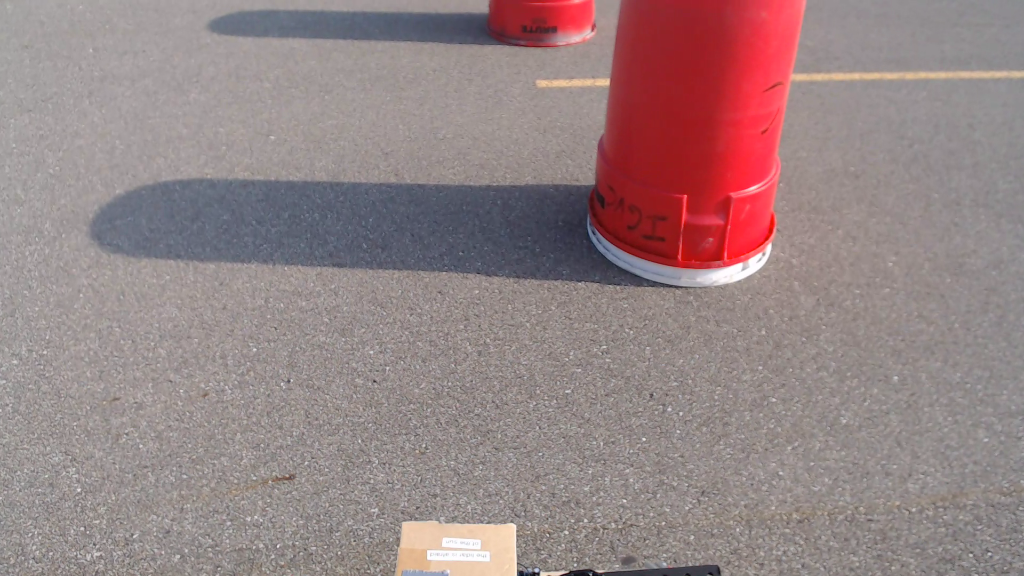
#> input picture vision/test0.png, 1024 x 576 px, given in place of test3.mp4, which was not available
$ python vision.py
#> lines starting #> are read from the running program, lines starting #| are printed output that depends on the picture; after the words box and inside, x2 and y2 are one past the last pixel; in counts of white or black regions, pixels touching at a corner belong together; pictures that were not available may be replaced by others from this repository, and a replacement may not be noted
#Vision.py
import cv2
import numpy as np


def process_frame(img):
    old = img

    img = cv2.GaussianBlur(img, (7,7), 0)
    img = cv2.GaussianBlur(img, (7,7), 0)
    blank_mask = np.zeros(img.shape, dtype=np.uint8)
    hsv = cv2.cvtColor(img, cv2.COLOR_BGR2HSV)

    #remove shadow
    lower = np.array([60, 0, 0])
    upper = np.array([128, 255, 125])
    smask = cv2.inRange(hsv, lower, upper)

    #ramp mask subtract
    # create a lower bound for a pixel value
    # create an upper bound for a pixel values
    lower = np.array([23, 0, 0])
    upper = np.array([158, 41, 249])
    rmask = cv2.inRange(hsv, lower, upper)

    # subtraction mask that removes the lip and shadow around the ramp
    lower = np.array([0, 0, 0])
    upper = np.array([0, 255, 255])
    umask = cv2.inRange(hsv, lower, upper)

    #lmask additive
    # create a lower bound for a pixel value
    # create an upper bound for a pixel values
    # detects all white pixels wihin the range specified earlier
    lower = np.array([0, 0, 207])
    upper = np.array([255, 82, 255])
    lmask = cv2.inRange(hsv, lower, upper)
    #redmask addititve
    lower = np.array([0, 127, 0])
    upper = np.array([179, 255, 255])
    redmask = cv2.inRange(hsv, lower, upper)


    #gmask = gmask1 - gmask2
    #smask = 255 - smask
    lower = np.array([0, 127, 0])
    upper = np.array([0, 255, 255])
    mask = cv2.inRange(hsv, lower, upper)

    mask = lmask - rmask - umask - smask + redmask
    #smask = cv2.medianBlur(mask, 7)
    return mask


                                # press q to quit
def crop(img):
    crop = img[0:460,0:960 ]
    return crop
    #out.release()
cam = cv2.VideoCapture('test3.mp4')
ret, img = cam.read()
#> img is the input picture: shape (576, 1024, 3); mean B, G, R 132.6, 131.9, 150.9
count = 0
while ret:
    ret, img = cam.read()
    if not ret:
            break
    img = cv2.resize(img, (960, 540))
#> img: shape (540, 960, 3)
    img = crop(img)
#> in crop, `crop = img[0:460,0:960 ]`:
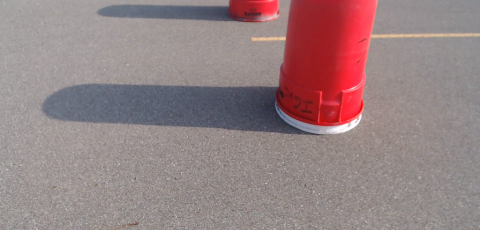
#> crop: shape (460, 960, 3) (shown at 1/2 size); mean B, G, R 131.4, 129.9, 150.7
    img = cv2.resize(img, (960, 540))
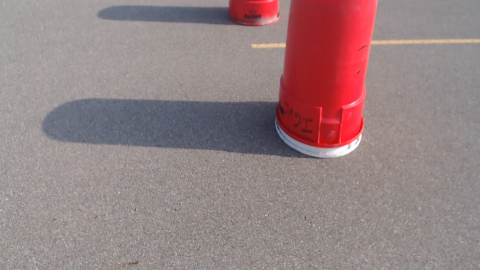
#> img: shape (540, 960, 3) (shown at 1/2 size); mean B, G, R 131.3, 129.8, 150.6
    cv2.imwrite(f"./in/f{count:04}.png", img)
    count = count + 1
    cv2.imshow('before',img)
    img2 = process_frame(img)
#> in process_frame, `smask = cv2.inRange(hsv, lower, upper)`:
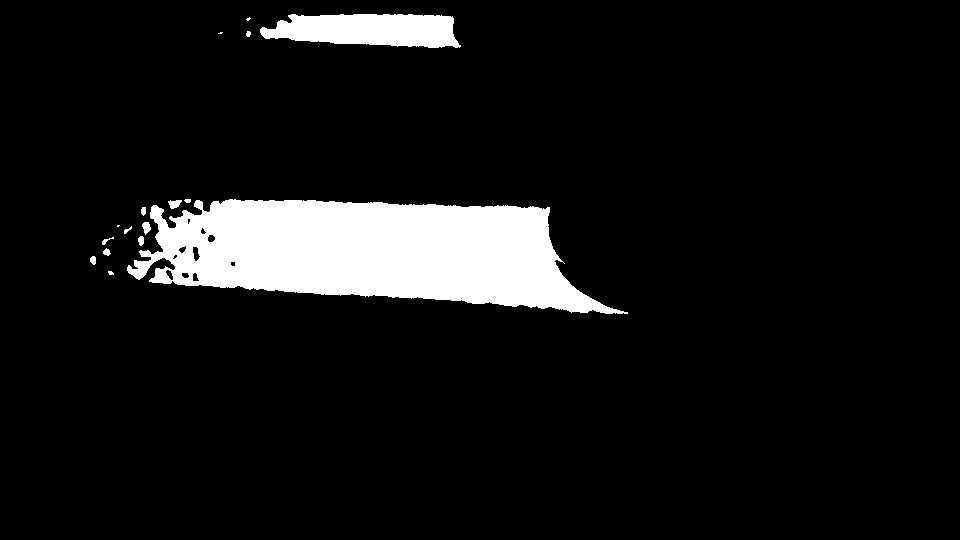
#> smask: shape (540, 960); 8.3% white; 16 white regions (4 under 20 px), largest, box (x1, y1, x2, y2) and area: (127, 199, 628, 314) 37242, (260, 14, 461, 48) 5263, (168, 200, 182, 209) 84
#> in process_frame, `rmask = cv2.inRange(hsv, lower, upper)`:
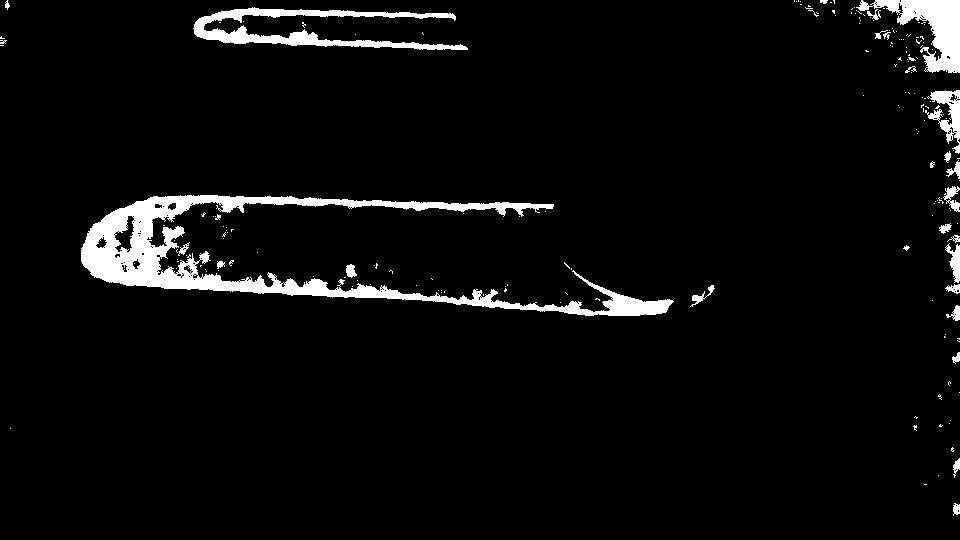
#> rmask: shape (540, 960); 4.7% white; 194 white regions (166 under 20 px), largest, box (x1, y1, x2, y2) and area: (81, 195, 674, 316) 14355, (193, 7, 468, 50) 3728, (856, 0, 960, 73) 3047
#> in process_frame, `umask = cv2.inRange(hsv, lower, upper)`:
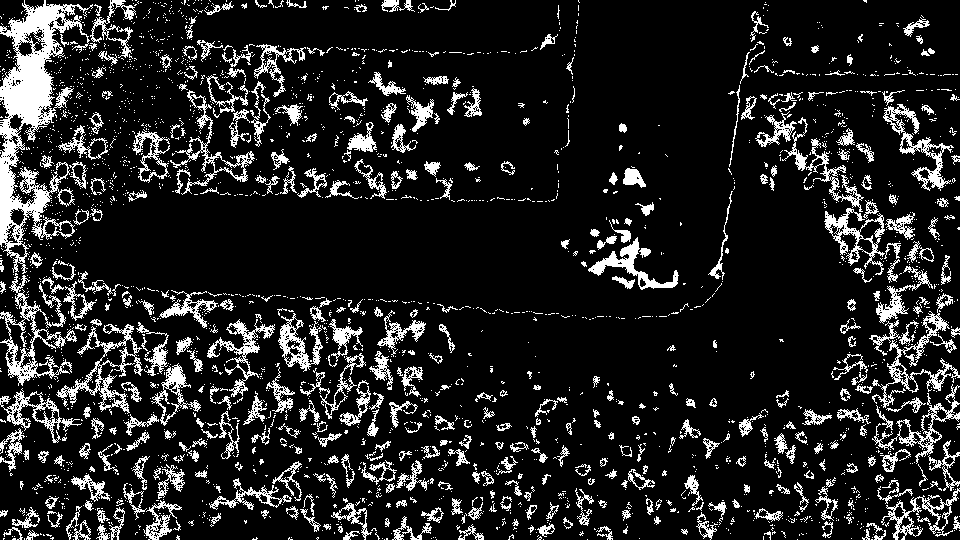
#> umask: shape (540, 960); 13.6% white in thin lines or dots
#> in process_frame, `redmask = cv2.inRange(hsv, lower, upper)`:
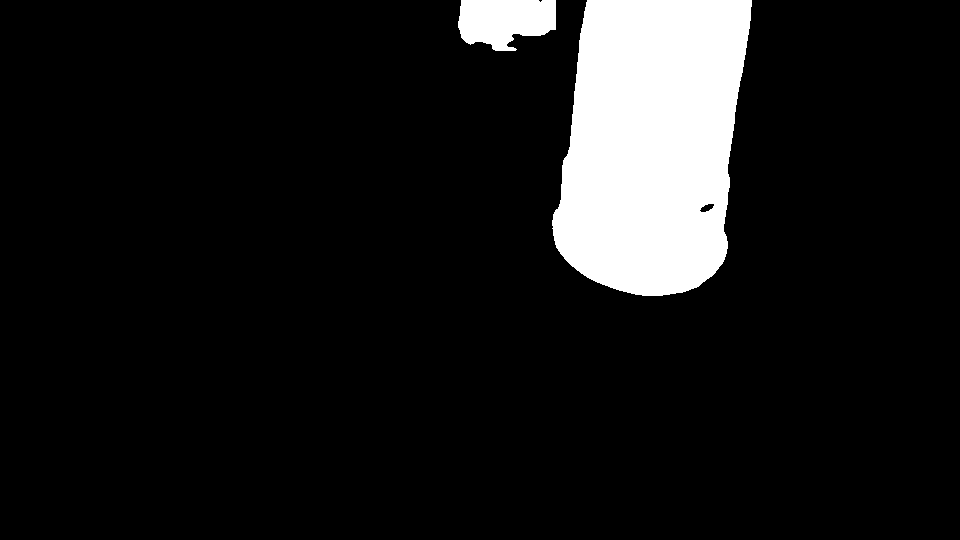
#> redmask: shape (540, 960); 9.9% white; 2 white regions, box (x1, y1, x2, y2) and area: (552, 0, 752, 296) 47285, (458, 0, 556, 51) 3894
#> in process_frame, `mask = cv2.inRange(hsv, lower, upper)`:
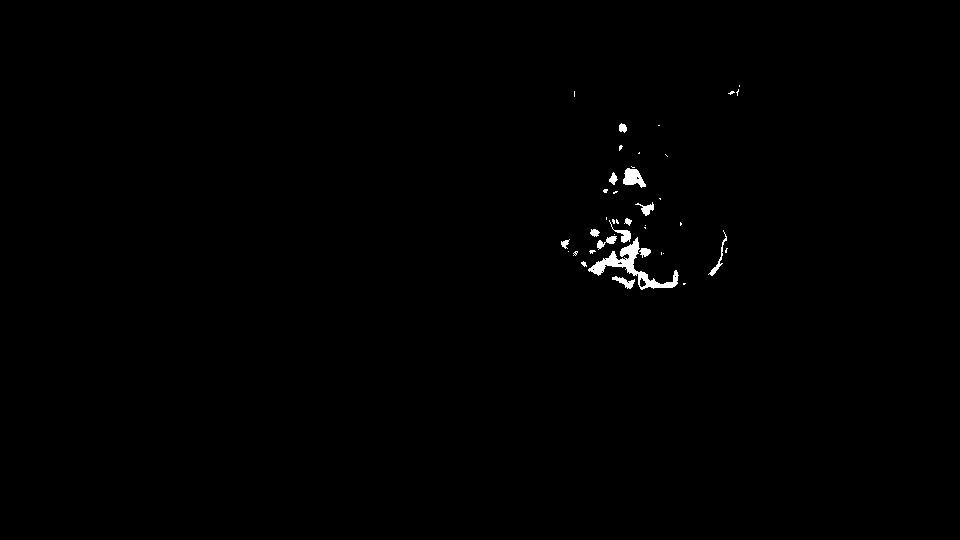
#> mask: shape (540, 960); 0.48% white; 40 white regions (26 under 20 px), largest, box (x1, y1, x2, y2) and area: (588, 237, 679, 290) 1075, (623, 168, 646, 188) 281, (609, 220, 631, 243) 133
    cv2.imshow("final",img2)
    cv2.imwrite(f"./out/f{count:04}.png", img2)
    if cv2.waitKey(1) & 0xFF == ord('q'): # btw, you need to click the screen first. And then
#> (key q is pressed here)
        break
cam.release()
cv2.waitKey(0)
cv2.destroyAllWindows()

$ run again, on vision/test1.png
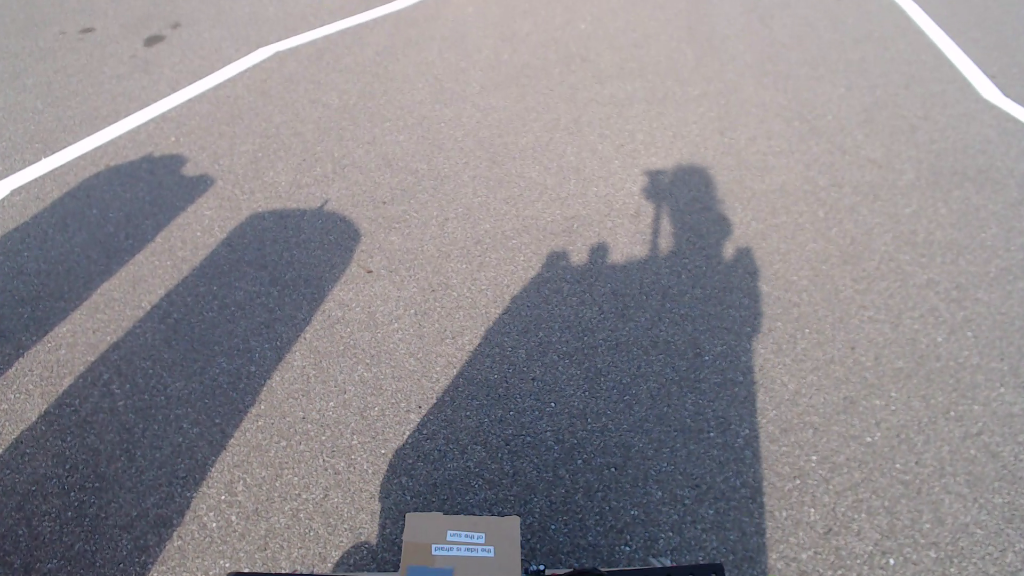
#> input picture vision/test1.png, 1024 x 576 px, given in place of test3.mp4, which was not available
#> img is the input picture: shape (576, 1024, 3); mean B, G, R 142.6, 137.8, 141.3
#> hsv: shape (540, 960, 3); mean H, S, V 64.8, 25.6, 153.9
#> in process_frame, `smask = cv2.inRange(hsv, lower, upper)`:
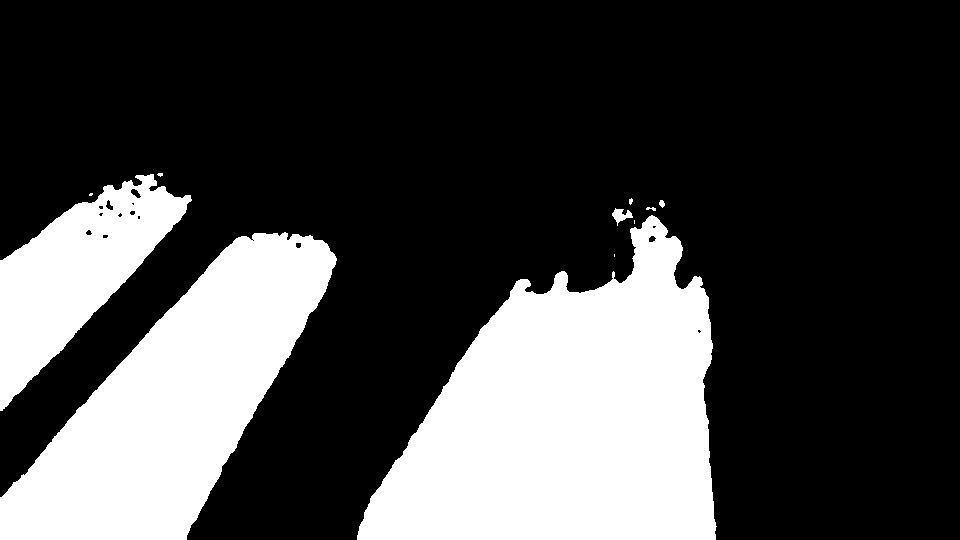
#> smask: shape (540, 960); 28% white; 11 white regions (4 under 20 px), largest, box (x1, y1, x2, y2) and area: (357, 215, 717, 540) 74349, (0, 232, 337, 540) 50515, (0, 174, 192, 411) 19764
#> rmask: shape (540, 960); 6.5% white; 236 white regions (182 under 20 px), largest, box (x1, y1, x2, y2) and area: (356, 180, 721, 540) 10702, (0, 221, 340, 540) 7584, (0, 168, 203, 418) 4447
#> umask: shape (540, 960); 13% white in thin lines or dots
#> in process_frame, `lmask = cv2.inRange(hsv, lower, upper)`:
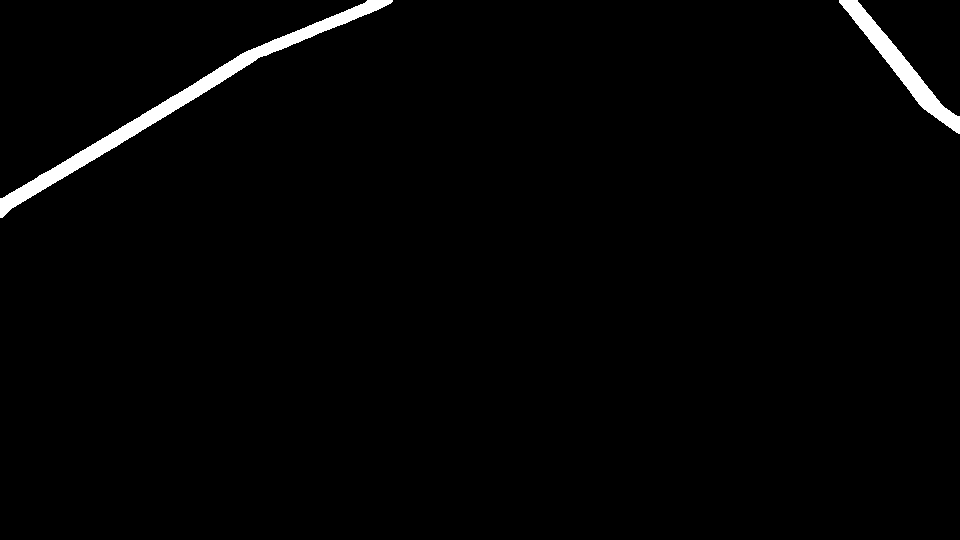
#> lmask: shape (540, 960); 1.6% white; 2 white regions, box (x1, y1, x2, y2) and area: (0, 0, 393, 218) 5749, (839, 0, 960, 134) 2737
#> redmask: shape (540, 960); every value is 0

$ run again, on vision/test2.png
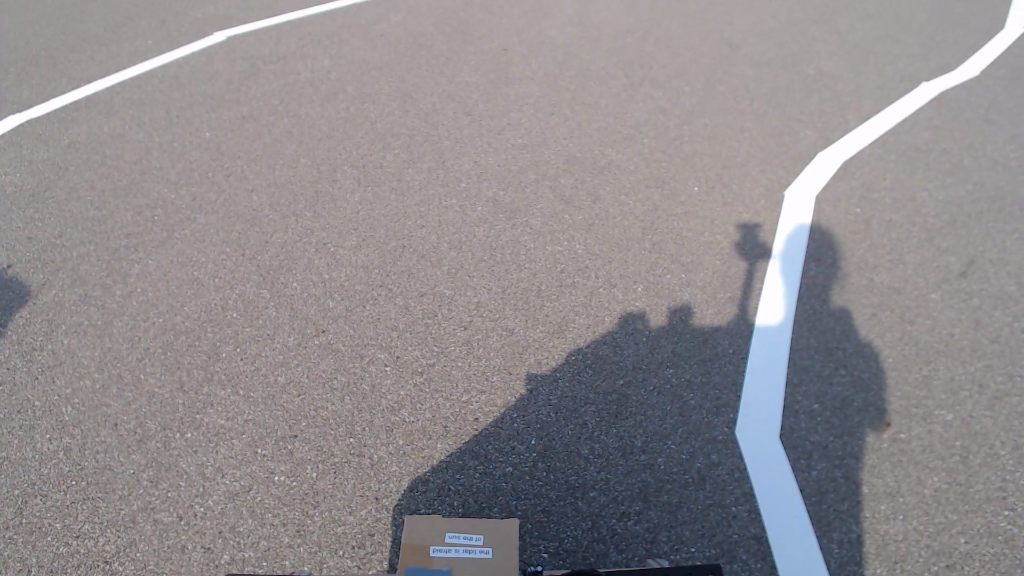
#> input picture vision/test2.png, 1024 x 576 px, given in place of test3.mp4, which was not available
#> img is the input picture: shape (576, 1024, 3); mean B, G, R 142.6, 139.3, 143.8
#> hsv: shape (540, 960, 3); mean H, S, V 79.3, 19.8, 153.4
#> in process_frame, `smask = cv2.inRange(hsv, lower, upper)`:
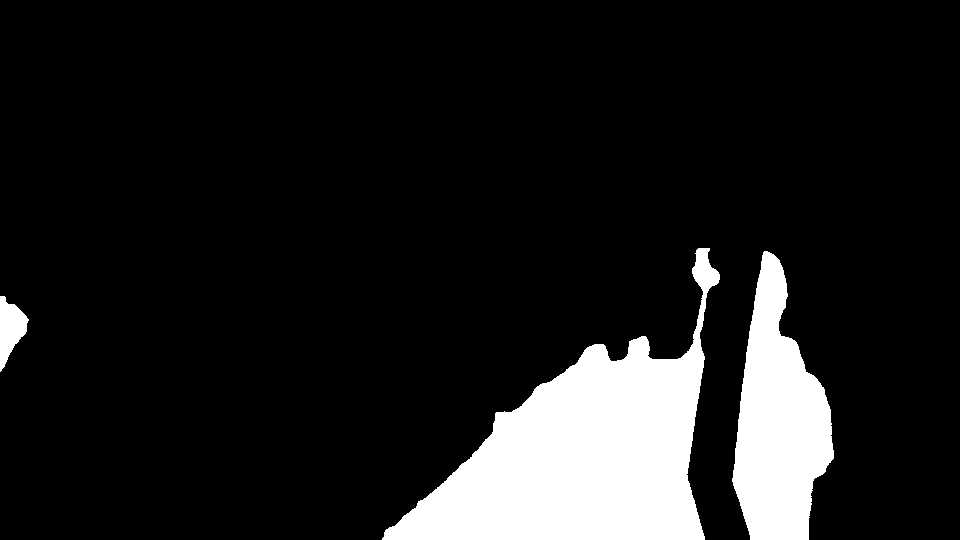
#> smask: shape (540, 960); 11.8% white; 3 white regions, box (x1, y1, x2, y2) and area: (382, 248, 720, 540) 42060, (732, 251, 834, 540) 18000, (0, 296, 29, 372) 1228
#> rmask: shape (540, 960); 4.8% white; 225 white regions (185 under 20 px), largest, box (x1, y1, x2, y2) and area: (380, 212, 739, 540) 5873, (762, 32, 960, 218) 4771, (739, 217, 836, 540) 3626
#> umask: shape (540, 960); 21.6% white in thin lines or dots
#> in process_frame, `lmask = cv2.inRange(hsv, lower, upper)`:
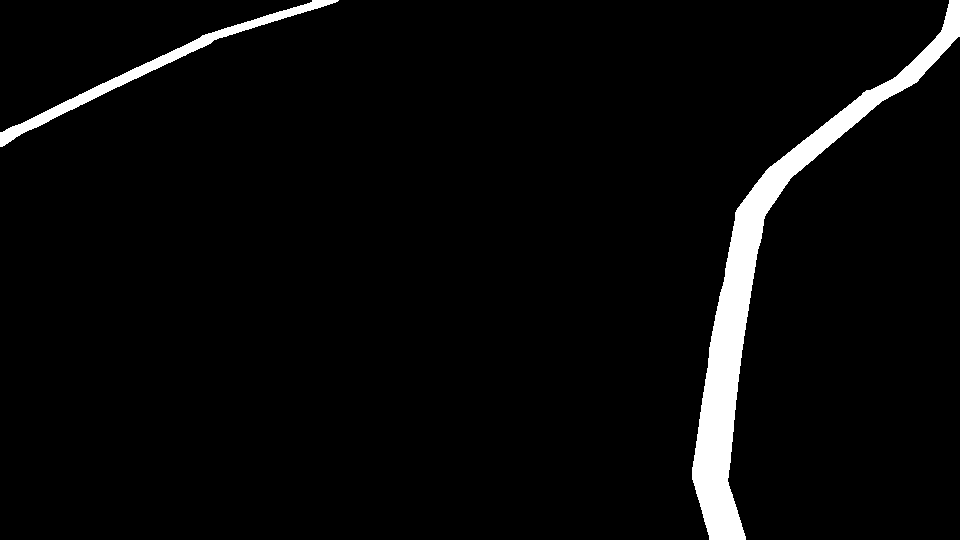
#> lmask: shape (540, 960); 3.9% white; 2 white regions, box (x1, y1, x2, y2) and area: (692, 0, 960, 540) 16835, (0, 0, 339, 147) 3433
#> redmask: shape (540, 960); every value is 0
